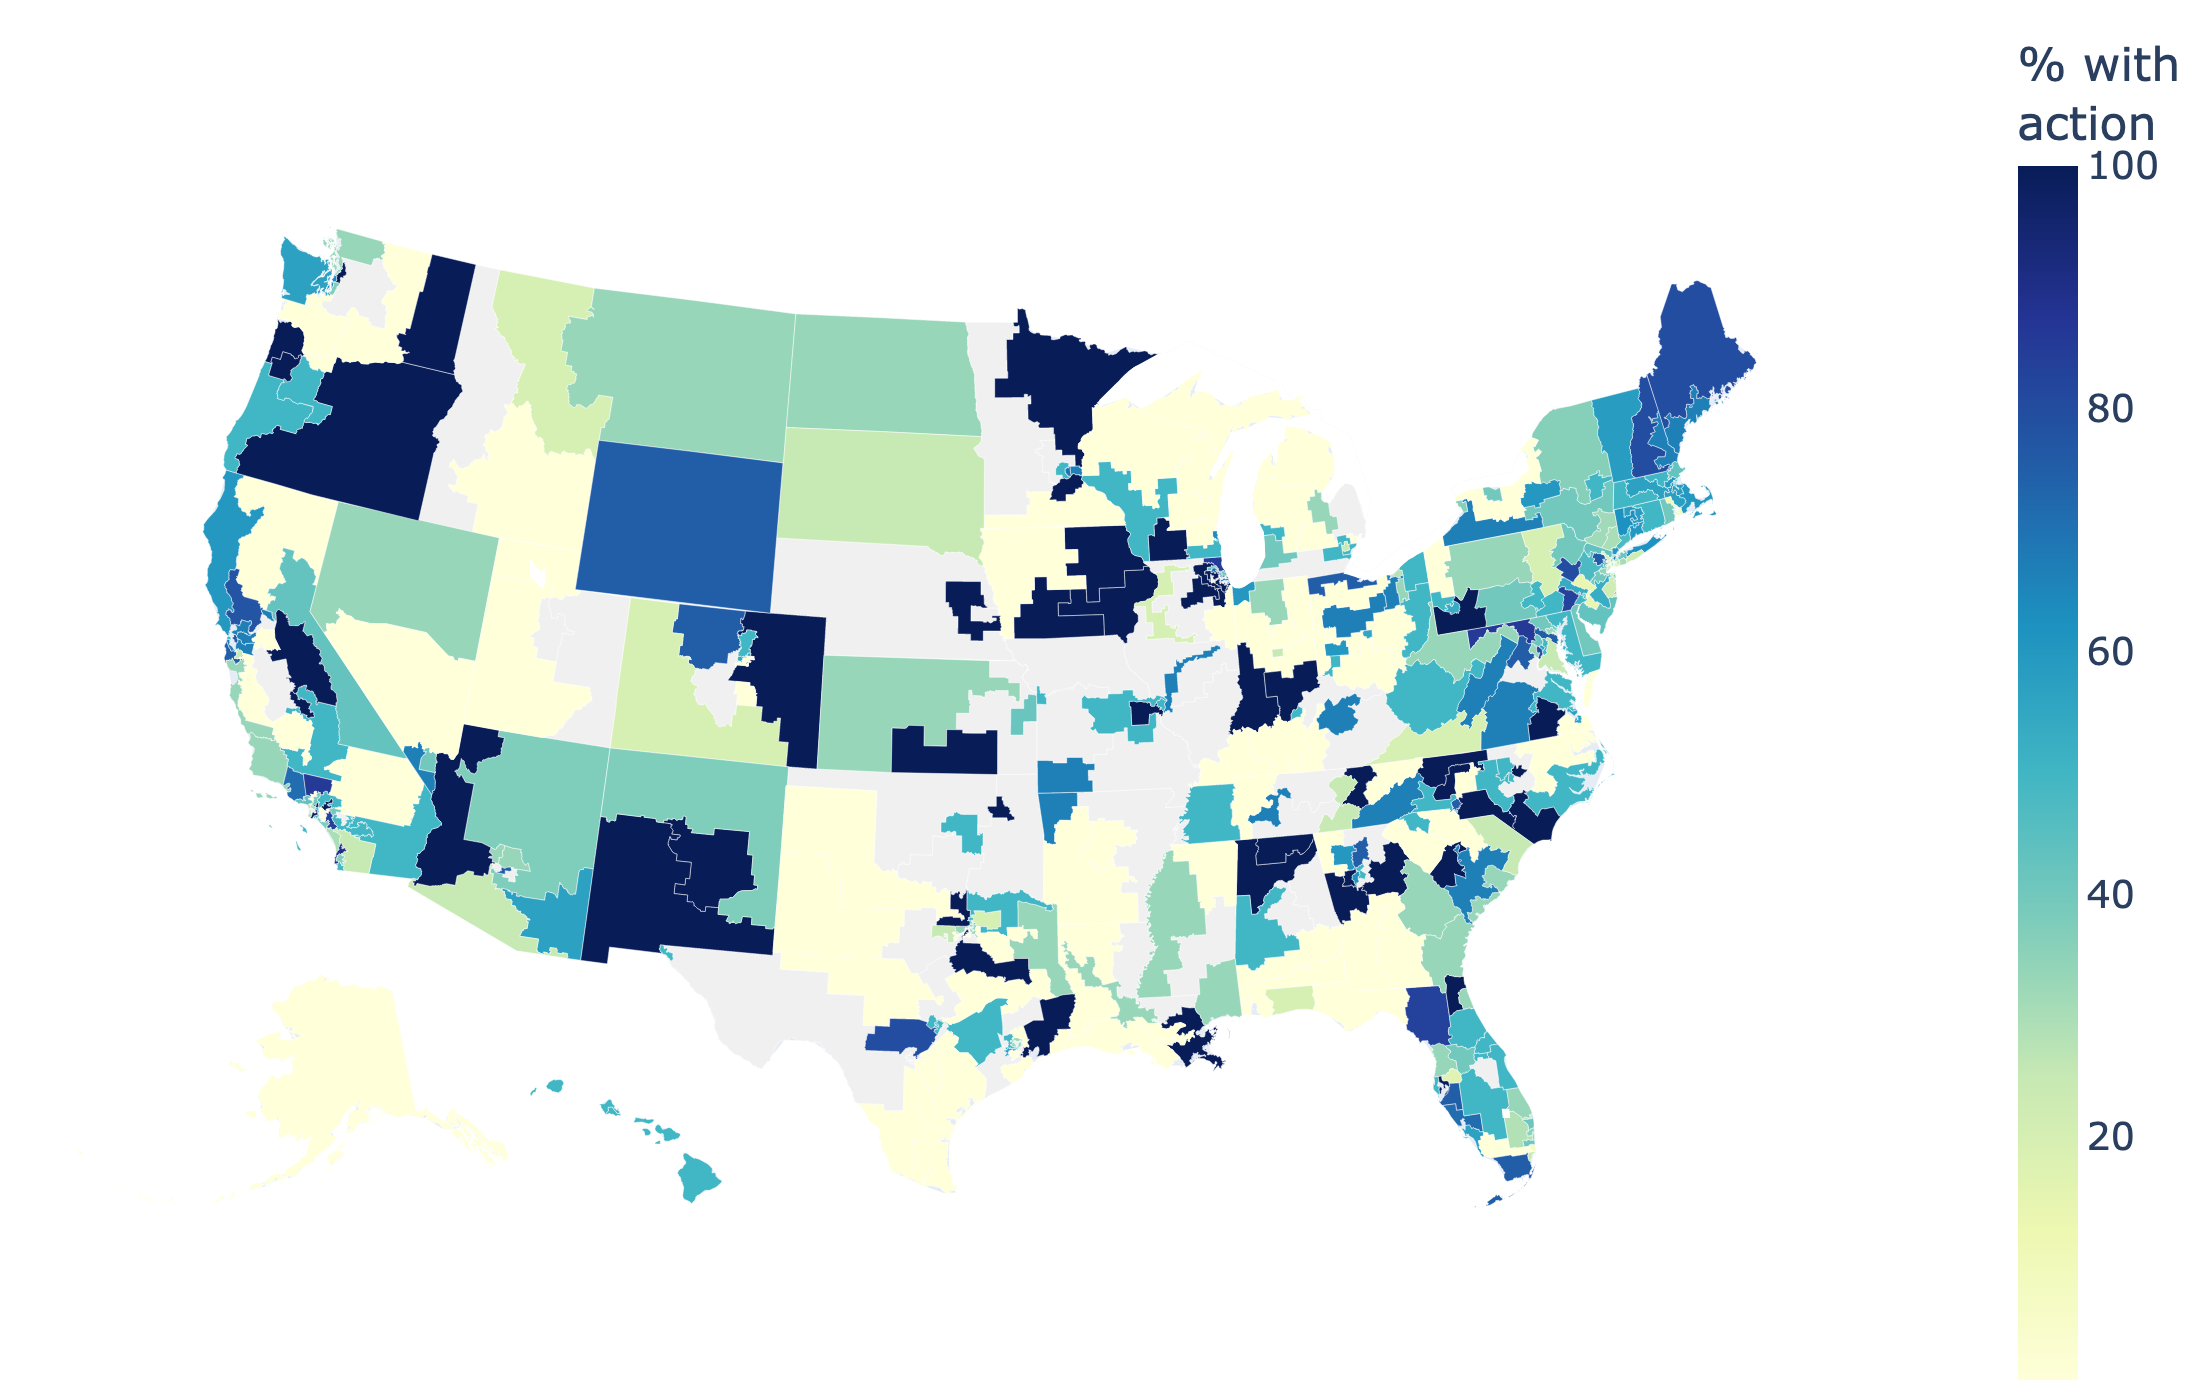

Reproduce this figure in Python.
"""
Congressional-district choropleth of environmental action.

Each 119th-Congress district is filled by the percentage of its successfully
crawled synagogues that have >= 1 environmental action. Districts with no
crawled synagogue are left pale grey. Same colour treatment as
state_action_map.py and county_action_map.py, so the three are comparable.

Why this is the healthiest of the three geographies
---------------------------------------------------
Districts are drawn to hold roughly equal population, so the sample per unit is
far more even than counties:

    unit        units   n=1 units   n>=5 units   max n
    state          51           0           45    ~400
    district      384          73          163      52
    county        522         243          104     174

Only 73 of 384 districts rest on a single synagogue, against 243 of 522
counties, so district colour is much less likely to be an artefact of n=1 than
county colour is. n is still not encoded visually — see --min-sample and the
CSV for counts.

District identity
-----------------
`synagogues.congressional_district` is already populated as e.g. "NY-25" /
"IN-4" (see backfill_congressional_district_spatial.py). Boundaries come from
the Census 2024 cartographic file, and the same "{state abbr}-{int(CD119FP)}"
key is rebuilt from the shapefile, matching what synagogue_action_pointcloud.py
does. The DB's congressional_districts.boundary column is empty, so no SQL
spatial join is possible.

Outputs (into the --source output dir):
  district_action_map.html  — interactive
  district_action_map.png   — static
  district_action_map.csv   — per-district numerator / denominator / fraction
  district_action_map.json  — counts for figure_statistics.md

Usage:
    python 11_analysis/district_action_map.py [--source page_chunks] [--min-sample N]
"""

import argparse
import json
import os
import sys
from pathlib import Path

import pandas as pd
import plotly.graph_objects as go
import psycopg2
from dotenv import load_dotenv

ROOT = Path(__file__).parent.parent
load_dotenv(ROOT / ".env")
HERE = Path(__file__).parent
OUT = HERE          # reassigned in main() from --source
sys.path.insert(0, str(HERE / "recreate_existing"))
import recreate_common as rc  # noqa: E402
from recreate_common import excluded_ids_sql  # noqa: E402

rc.apply_font_sizes()     # central AXIS_FONT_SIZE typography

CD_SHP = ("/vsizip/vsicurl/https://www2.census.gov/geo/tiger/GENZ2024/shp/"
          "cb_2024_us_cd119_500k.zip")

FIPS_TO_ABBR = {
    "01": "AL", "02": "AK", "04": "AZ", "05": "AR", "06": "CA", "08": "CO",
    "09": "CT", "10": "DE", "11": "DC", "12": "FL", "13": "GA", "15": "HI",
    "16": "ID", "17": "IL", "18": "IN", "19": "IA", "20": "KS", "21": "KY",
    "22": "LA", "23": "ME", "24": "MD", "25": "MA", "26": "MI", "27": "MN",
    "28": "MS", "29": "MO", "30": "MT", "31": "NE", "32": "NV", "33": "NH",
    "34": "NJ", "35": "NM", "36": "NY", "37": "NC", "38": "ND", "39": "OH",
    "40": "OK", "41": "OR", "42": "PA", "44": "RI", "45": "SC", "46": "SD",
    "47": "TN", "48": "TX", "49": "UT", "50": "VT", "51": "VA", "53": "WA",
    "54": "WV", "55": "WI", "56": "WY", "60": "AS", "66": "GU", "69": "MP",
    "72": "PR", "78": "VI",
}


def get_conn():
    return psycopg2.connect(
        host=os.getenv("DB_HOST", "localhost"),
        port=int(os.getenv("DB_PORT", 8989)),
        dbname=os.getenv("DB_NAME", "synagogues"),
        user=os.getenv("DB_USER", "research"),
        password=os.getenv("DB_PASSWORD"),
    )


def load_district_fractions() -> tuple[pd.DataFrame, int]:
    """Per-district numerator/denominator/fraction, plus unplaceable count."""
    conn = get_conn()
    cur = conn.cursor()
    cur.execute(f"""
        WITH crawled AS (   -- synagogues with >=1 successfully crawled site
            SELECT DISTINCT s.id, s.congressional_district AS district_id
            FROM synagogues s
            JOIN websites w ON w.synagogue_id = s.id AND w.has_error = FALSE
            WHERE s.congressional_district IS NOT NULL
              AND {excluded_ids_sql("s")}
        ),
        acted AS (          -- crawled synagogues with >=1 action
            SELECT DISTINCT s.id
            FROM synagogues s
            JOIN websites w ON w.synagogue_id = s.id AND w.has_error = FALSE
            JOIN web_pages wp ON wp.website_id = w.id
            {rc.action_join_sql("wp", "c", "m")}
            WHERE c.category <> 'N/A'
              AND c.category IS NOT NULL
              AND (c.error IS NULL OR c.error = '')
              AND {excluded_ids_sql("s")}
        )
        SELECT c.district_id,
               COUNT(DISTINCT c.id) AS denominator,
               COUNT(DISTINCT a.id) AS numerator
        FROM crawled c
        LEFT JOIN acted a ON a.id = c.id
        GROUP BY c.district_id
        ORDER BY c.district_id
    """)
    rows = cur.fetchall()

    cur.execute(f"""
        SELECT COUNT(DISTINCT s.id)
        FROM synagogues s
        JOIN websites w ON w.synagogue_id = s.id AND w.has_error = FALSE
        WHERE s.congressional_district IS NULL
          AND {excluded_ids_sql("s")}
    """)
    dropped = cur.fetchone()[0]
    cur.close()
    conn.close()

    df = pd.DataFrame(rows, columns=["district_id", "denominator", "numerator"])
    df["fraction"] = df["numerator"] / df["denominator"]
    df["pct"] = df["fraction"] * 100
    return df, dropped


def load_districts() -> dict:
    """119th-Congress boundaries as GeoJSON keyed by "{abbr}-{number}"."""
    import geopandas as gpd

    gdf = gpd.read_file(CD_SHP,
                        columns=["STATEFP", "CD119FP", "GEOID", "geometry"])
    gdf = gdf.to_crs(4326)
    gdf["district_id"] = [
        f"{FIPS_TO_ABBR.get(sf, sf)}-{int(cd)}"
        for sf, cd in zip(gdf["STATEFP"], gdf["CD119FP"])
    ]
    gdf["geometry"] = gdf["geometry"].simplify(0.01, preserve_topology=True)
    return json.loads(gdf.set_index("district_id").to_json())


def build_map(df: pd.DataFrame, geojson: dict) -> go.Figure:
    """Plain choropleth: fill = % of crawled synagogues with >=1 action."""
    fig = go.Figure()

    have = set(df["district_id"])
    blank = [f["id"] for f in geojson["features"] if f["id"] not in have]

    if blank:
        fig.add_trace(go.Choropleth(
            geojson=geojson,
            locations=blank,
            featureidkey="id",
            z=[0] * len(blank),
            colorscale=[[0, "#f0f0f0"], [1, "#f0f0f0"]],
            showscale=False,
            marker_line_color="white",
            marker_line_width=0.25,
            hoverinfo="skip",
        ))

    fig.add_trace(go.Choropleth(
        geojson=geojson,
        locations=df["district_id"],
        featureidkey="id",
        z=df["pct"],
        zmin=0, zmax=100,
        colorscale="YlGnBu",
        marker_line_color="white",
        marker_line_width=0.25,
        colorbar=dict(title="% with<br>action"),
        text=[
            f"{r['district_id']}<br>"
            f"{int(r['numerator'])}/{int(r['denominator'])} synagogues "
            f"({r['pct']:.0f}%)"
            for _, r in df.iterrows()
        ],
        hovertemplate="%{text}<extra></extra>",
    ))

    fig.update_geos(scope="usa")
    fig.update_layout(
        font=dict(size=rc.FS_PLOTLY),
        margin=dict(l=0, r=0, t=10, b=0),
    )
    return fig


def main():
    ap = argparse.ArgumentParser(description=__doc__)
    rc.add_source_arg(ap)
    ap.add_argument("--min-sample", type=int, default=0,
                    help="drop districts with fewer than N crawled synagogues "
                         "(default 0 — show all)")
    args = ap.parse_args()
    global OUT
    rc.set_source(args.source)   # must precede excluded_ids_sql()
    OUT = rc.out_dir(HERE)

    df, dropped = load_district_fractions()
    stats = {
        "n_districts": int(len(df)),
        "n_synagogues": int(df["denominator"].sum()),
        "n_districts_n1": int((df["denominator"] == 1).sum()),
        "n_districts_ge5": int((df["denominator"] >= 5).sum()),
        "max_n": int(df["denominator"].max()),
        "n_dropped": int(dropped),
        "min_sample": args.min_sample,
        "source": rc.get_source(),
    }
    print(f"Districts: {stats['n_districts']}  |  synagogues placed: "
          f"{stats['n_synagogues']}  |  n=1: {stats['n_districts_n1']}  |  "
          f"n>=5: {stats['n_districts_ge5']}  |  max: {stats['max_n']}")
    print(f"Crawled synagogues with no district assigned: {dropped}")

    if args.min_sample > 0:
        before = len(df)
        df = df[df["denominator"] >= args.min_sample]
        print(f"--min-sample {args.min_sample}: kept {len(df)} of {before}")

    geo = load_districts()
    known = {f["id"] for f in geo["features"]}
    missing = df[~df["district_id"].isin(known)]
    if len(missing):
        print(f"WARNING: {len(missing)} district ids had no matching boundary "
              f"({missing['denominator'].sum()} synagogues): "
              f"{', '.join(missing['district_id'].head(10))}")
        df = df[df["district_id"].isin(known)]

    fig = build_map(df, geo)

    df.to_csv(OUT / "district_action_map.csv", index=False)
    fig.write_html(OUT / "district_action_map.html")
    fig.write_image(OUT / "district_action_map.png", width=1100, height=700, scale=2)
    (OUT / "district_action_map.json").write_text(json.dumps(stats, indent=2))
    for ext in ("csv", "html", "png", "json"):
        print(f"Wrote {OUT/f'district_action_map.{ext}'}")


if __name__ == "__main__":
    main()
